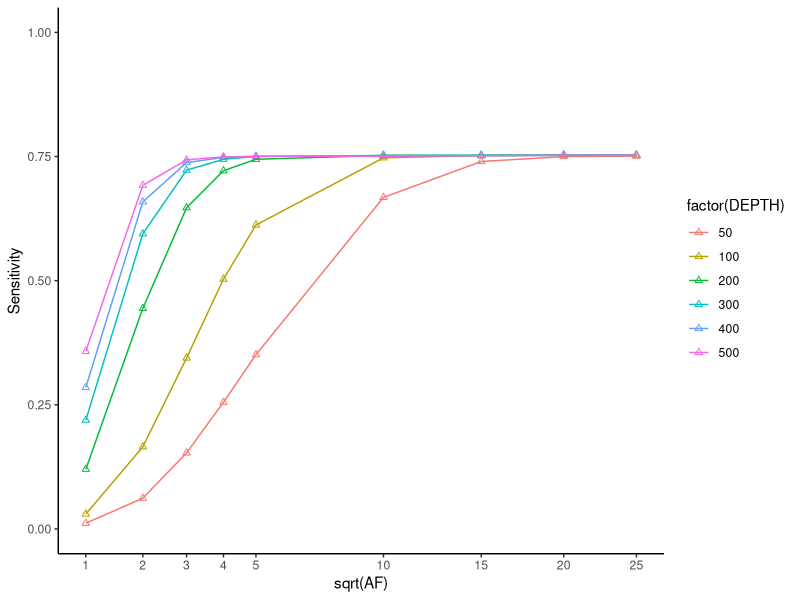

The R source for this figure:
library(ggplot2)

raw<-read.delim(file="sensitivity.txt",header=T)

raw2<-raw[raw$AF!=50,]

bks=c(1,2,3,4,5,10,15,20,25)

ggplot(raw2,aes(x=sqrt(AF),y=Sensitivity,col=factor(DEPTH),group=DEPTH))+
	geom_point(shape=2)+
	geom_line()+
	scale_x_continuous(breaks=sqrt(bks),labels=bks)+
	ylim(0,1)+
	theme_classic()
